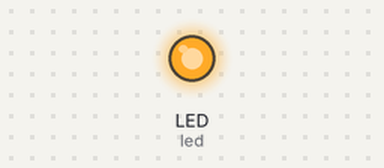
The program below on a simulated CircuitPython board. Parts: output pins drawn as LEDs (lit = HIGH). What the program prints to the serial console is not drawn.

Above: at 0.06 s.
At 5.97 s:
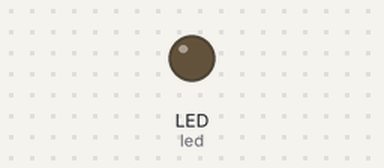
Timing chart, 0 to 6.3 s (numbered marks = the images above):
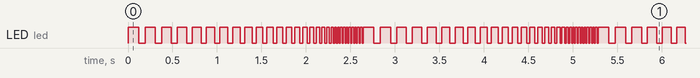

Measured:
- by itself, LED (led): moves between LOW and HIGH, repeating every 2.6 s

The program:

code.py
```python
"""LED blinky with a recognizable pattern."""

from time import sleep
from digitalio import DigitalInOut, Direction
import board


def signatureBlinky(pin):
    for i in range(20, -10, -1):
        scale = max(i,0)+4
        pin.value = True
        sleep(0.005 * scale)
        pin.value = False
        sleep(0.003 * scale)


def main():
    led = DigitalInOut(board.LED)
    led.direction = Direction.OUTPUT
    print("CircuitPython blinky signature. Hit CTRL-C to stop.")
    while True:
        signatureBlinky(led)

main()
```
